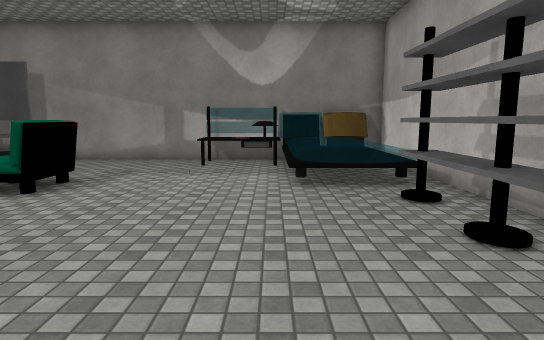
View 1 (above)

13 first-person views from a walk through a Unity game level. The camera is 1.5 m above the floor, tilts 8° down and sees 75° across. The floor is counted in squares, 1 m on a side. Each view is taken from the middle of a square. On the plan, view 1 faces up. The plan holds only what a view shows up to about 16 squares ahead; the rest is blank. Some animated figures are not drawn. Surface patterns are stand-ins for the level's own textures.

View 2
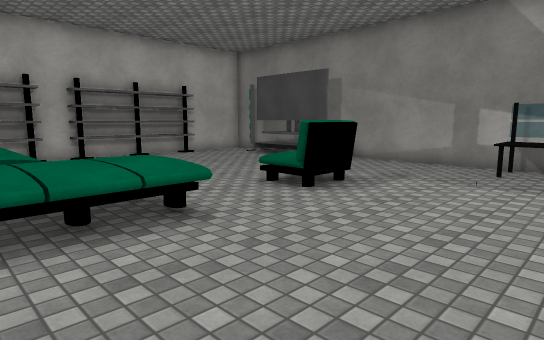

View 3
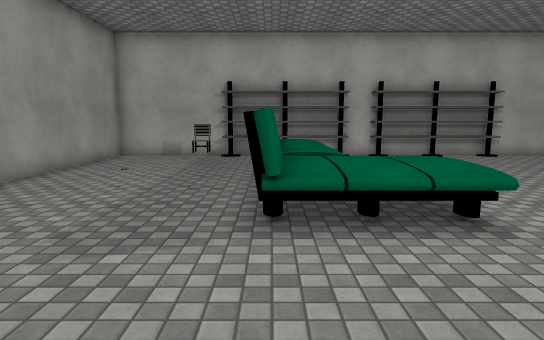

View 4
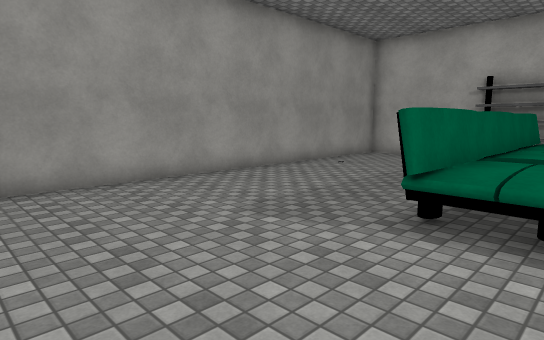

View 5
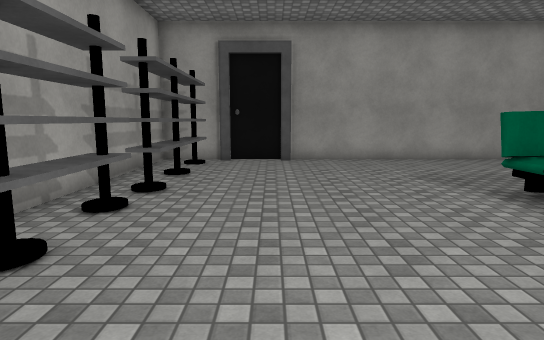

View 6
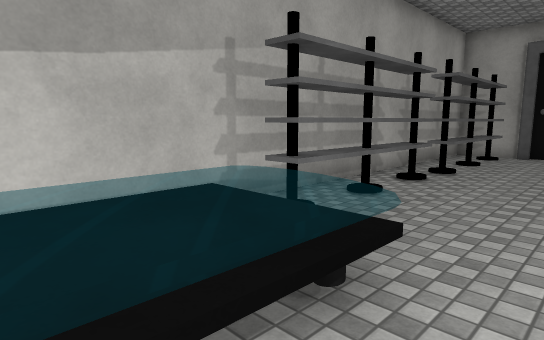

View 7
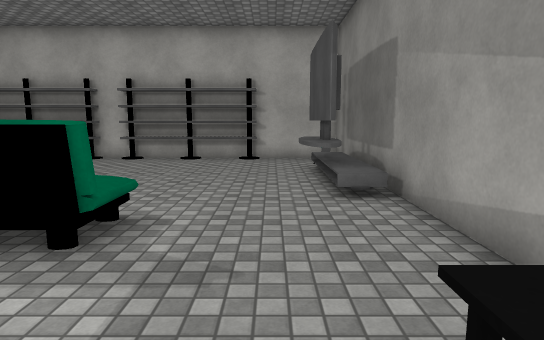

View 8
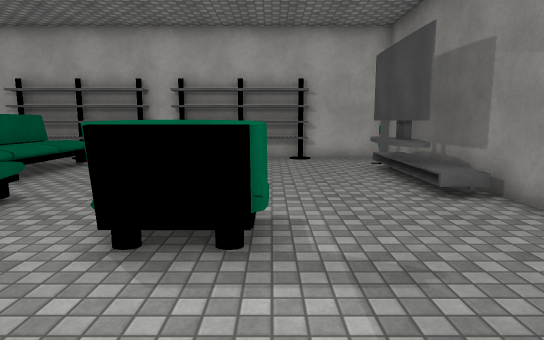

View 9
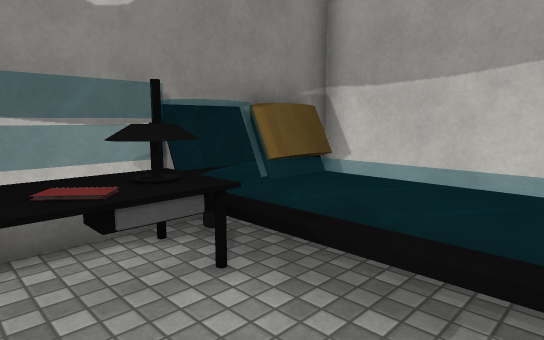

View 10
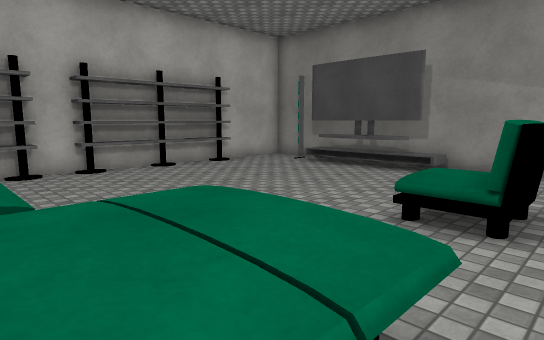

View 11
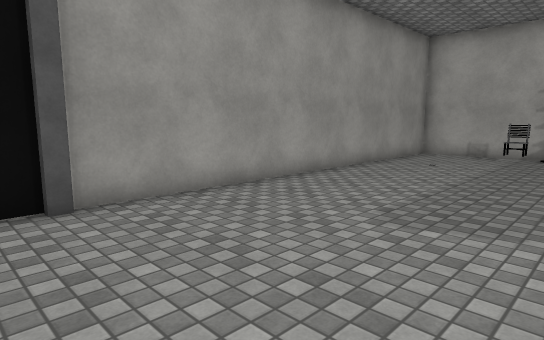

View 12
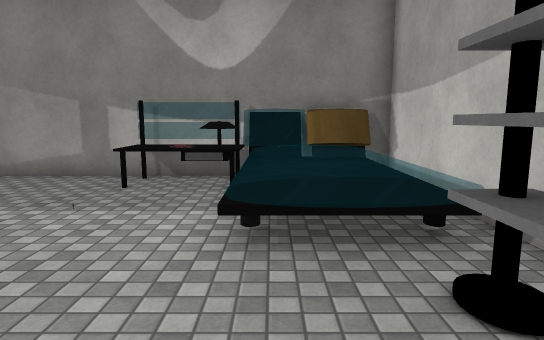

View 13
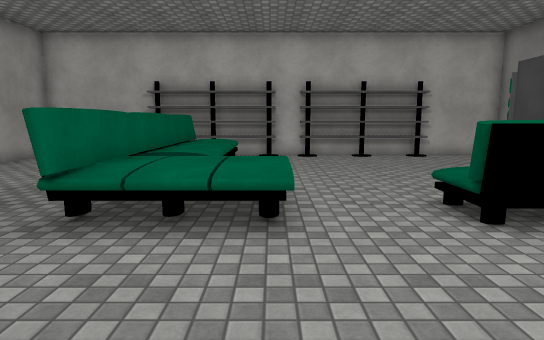

### Floor plan
Key: @ floor where view 1 was taken; # wall or solid block; . main floor; : floor 0.5 m higher than the main floor; + floor 0.75 m higher than the main floor; / step, stairs or slope; = window, fence, low wall or low ledge; ^ raised ledge; E desk; L lamp; B bed; T TV; K books; C chair; S shelf; P speaker.
Columns run from 15 left of view 1 to 4 right of it. Each row starts with its distance up from view 1.
 14 ####################
 13 #.P::::/.....EELBBB#
 12 #..TTTT......EKLBBB#
 11 #...............BBB#
 10 S...............BBB#
  9 S........CC.....BBB#
  8 S........CC.....BBB#
  7 S........CC.......S#
  6 S.................S#
  5 #.................S#
  4 #.......^^^.......S#
  3 S.......^^^.......S#
  2 S.+++++=^^^.......S#
  1 S.#########........#
  0 S..............@..S#
 -1 #.................S#
 -2 #.C...............S#
 -3 #.................S#
 -4 #.................S#
 -5 #..................#
 -6 ####################

Where each view was taken, in squares from view 1:
view 1: 0 up, 0 right, facing up
view 2: 1 up, 0 right, facing up-left
view 3: 1 up, 0 right, facing left
view 4: 3 up, 0 right, facing down-left
view 5: 8 up, 0 right, facing down
view 6: 11 up, 1 left, facing down-right
view 7: 11 up, 1 left, facing left
view 8: 9 up, 1 left, facing left
view 9: 9 up, 2 left, facing up-right
view 10: 2 up, 4 left, facing up-left
view 11: 1 up, 1 right, facing down-left
view 12: 4 up, 1 right, facing up
view 13: 4 up, 0 right, facing left
